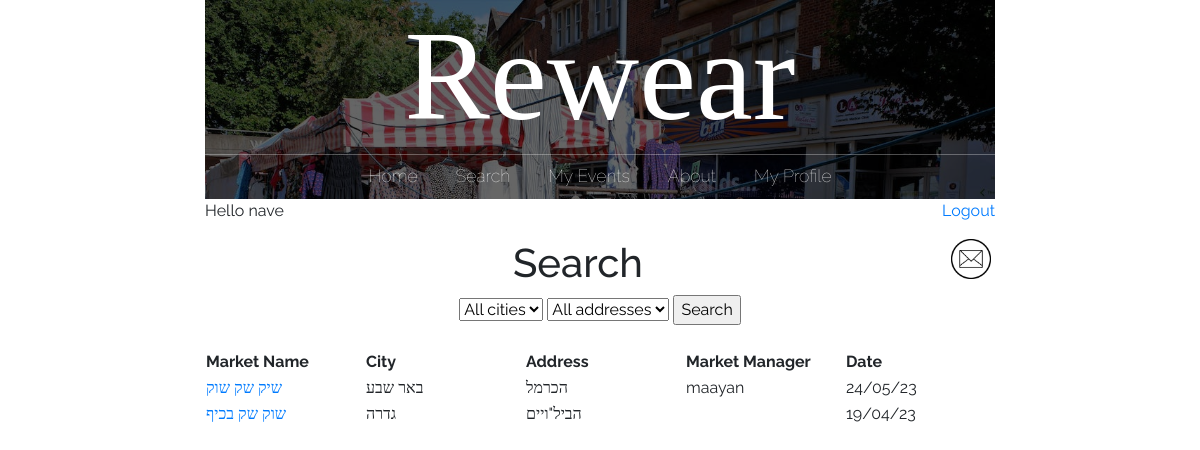
Page /search_page/ (signed in) on the earlier database version.
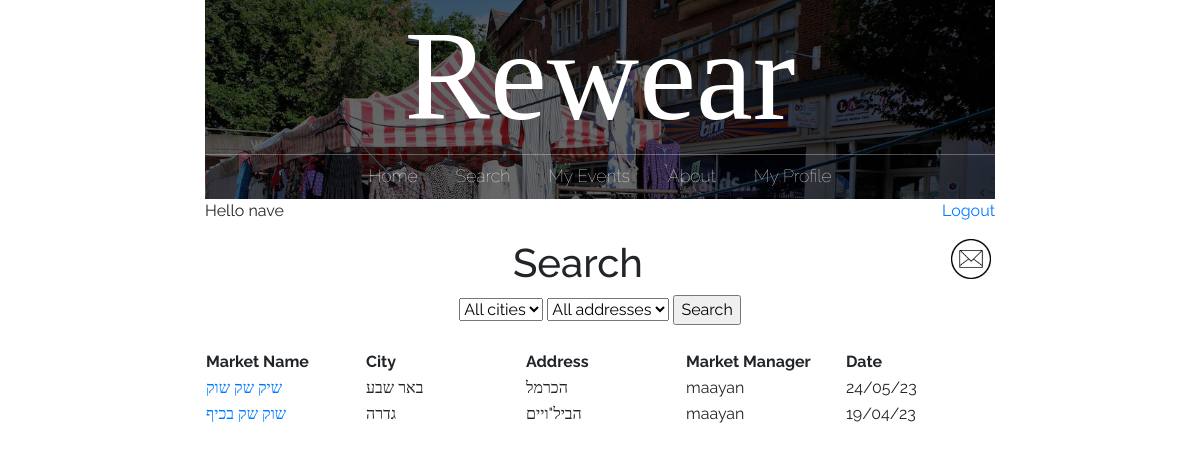
Same page on the later database version.
### main/models.py (models this page shows, shortened)
class market(models.Model):
    id = models.AutoField(primary_key=True)
    name = models.CharField(max_length=200, blank=True)
    city = models.CharField(max_length=200, blank=True)
    address = models.CharField(max_length=200, blank=True)
    facebook = models.CharField(max_length=200, default='', blank=True)
    description = models.CharField(max_length=200, default='', blank=True)
    google_location = models.CharField(max_length=1000, default='', blank=True)
    market_manager = models.CharField(max_length=200, default='', blank=True)
    date = models.CharField(max_length=200, default='', blank=True)
    status = models.CharField(max_length=200, default='', blank=True)
    rating = models.CharField(max_length=200, default='', blank=True)
    shirt = models.IntegerField(default=0, blank=True)
    pants = models.IntegerField(default=0, blank=True)
    shoes = models.IntegerField(default=0, blank=True)
    hat = models.IntegerField(default=0, blank=True)
    gloves = models.IntegerField(default=0, blank=True)
    scarf = models.IntegerField(default=0, blank=True)
    jacket = models.IntegerField(default=0, blank=True)
    other = models.IntegerField(default=0, blank=True)
    class Meta:
        app_label = 'main'

### main/views.py (the view)
# urls.py: path("search_page/", views.search_page, name="search"),
def search_page(response):
    markets = market.objects.all()
    new_mail = new_messages(response.user.username)
    return render(response, "main/search.html", {'markets': markets, 'search': markets, 'new_mail': new_mail})

### main/views.py (called while the page is built)
def new_messages(username):
    try:
        messages = Message.objects.filter(recipient=User.objects.filter(username=username)[0])
        for m in messages:
            if not m.is_read:
                return True
        return False
    except:
        return False

### main/templates/main/search.html (shortened to what this page needs)
{% extends 'main/base.html' %}
{% load crispy_forms_tags %}
{% block content %}
<center><h1>Search</h1>
<form method="post" action='/search/'>
	<select name="city" id="city-select" onchange="updateAddressOptions()">
		<option value="All">All cities</option>
	</select>
	<select name="address" id="address-select" onchange="updateCityOptions()">
		<option value="All">All addresses</option>
	</select>
	<input type="submit" value="Search">
</form>
<br />
		<table>
			<tr>
				<th>
					Market Name
				</th>
				<th>
					City
				</th>
				<th>
					Address
				</th>
				<th>
					Market Manager
				</th>
				<th>
					Date
				</th>
			{% for market in search %}
			<tr>
				<td>
					<a href="/market_page/{{market.id}}/">{{market.name}}</a>
				</td>
				<td>
					{{market.city}}
				</td>
				<td>
					{{market.address}}
				</td>
				<td>
					{{market.market_manager}}
				</td>
				<td>
					{{market.date}}
				</td>
			</tr>
			{% endfor %}
		</table>
</center>
{% endblock %}

Differences in the rows shown:
changed market "שוק שק בכיף": market_manager (not shown) → "maayan"
